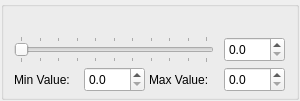
<?xml version="1.0" encoding="UTF-8"?>
<ui version="4.0">
 <class>SliderPropertyGridWidget</class>
 <widget class="QWidget" name="SliderPropertyGridWidget">
  <property name="geometry">
   <rect>
    <x>0</x>
    <y>0</y>
    <width>300</width>
    <height>98</height>
   </rect>
  </property>
  <property name="minimumSize">
   <size>
    <width>300</width>
    <height>0</height>
   </size>
  </property>
  <property name="windowTitle">
   <string>Form</string>
  </property>
  <layout class="QVBoxLayout" name="verticalLayout">
   <property name="margin">
    <number>1</number>
   </property>
   <item>
    <widget class="QGroupBox" name="groupBox">
     <property name="title">
      <string/>
     </property>
     <layout class="QVBoxLayout" name="verticalLayout_2">
      <property name="spacing">
       <number>5</number>
      </property>
      <property name="margin">
       <number>0</number>
      </property>
      <item>
       <widget class="QWidget" name="widget" native="true">
        <property name="minimumSize">
         <size>
          <width>0</width>
          <height>90</height>
         </size>
        </property>
        <widget class="QLabel" name="maxValueLabel">
         <property name="geometry">
          <rect>
           <x>145</x>
           <y>65</y>
           <width>71</width>
           <height>16</height>
          </rect>
         </property>
         <property name="text">
          <string>Max Value:</string>
         </property>
        </widget>
        <widget class="QDoubleSpinBox" name="minValueSpin">
         <property name="geometry">
          <rect>
           <x>80</x>
           <y>60</y>
           <width>61</width>
           <height>25</height>
          </rect>
         </property>
         <property name="decimals">
          <number>1</number>
         </property>
         <property name="maximum">
          <double>1000.000000000000000</double>
         </property>
        </widget>
        <widget class="QSlider" name="valuePosition">
         <property name="geometry">
          <rect>
           <x>10</x>
           <y>29</y>
           <width>200</width>
           <height>27</height>
          </rect>
         </property>
         <property name="maximum">
          <number>50</number>
         </property>
         <property name="pageStep">
          <number>5</number>
         </property>
         <property name="orientation">
          <enum>Qt::Horizontal</enum>
         </property>
         <property name="tickPosition">
          <enum>QSlider::TicksBothSides</enum>
         </property>
         <property name="tickInterval">
          <number>5</number>
         </property>
        </widget>
        <widget class="QDoubleSpinBox" name="maxValueSpin">
         <property name="geometry">
          <rect>
           <x>220</x>
           <y>60</y>
           <width>61</width>
           <height>25</height>
          </rect>
         </property>
         <property name="decimals">
          <number>1</number>
         </property>
         <property name="maximum">
          <double>1000.000000000000000</double>
         </property>
        </widget>
        <widget class="QLabel" name="minValueLabel">
         <property name="geometry">
          <rect>
           <x>10</x>
           <y>65</y>
           <width>71</width>
           <height>16</height>
          </rect>
         </property>
         <property name="text">
          <string>Min Value:</string>
         </property>
        </widget>
        <widget class="QDoubleSpinBox" name="valueSpin">
         <property name="geometry">
          <rect>
           <x>220</x>
           <y>30</y>
           <width>61</width>
           <height>25</height>
          </rect>
         </property>
         <property name="prefix">
          <string/>
         </property>
         <property name="suffix">
          <string/>
         </property>
         <property name="decimals">
          <number>1</number>
         </property>
         <property name="maximum">
          <double>1000.000000000000000</double>
         </property>
         <property name="singleStep">
          <double>1.000000000000000</double>
         </property>
        </widget>
       </widget>
      </item>
     </layout>
    </widget>
   </item>
  </layout>
 </widget>
 <resources/>
 <connections/>
</ui>
